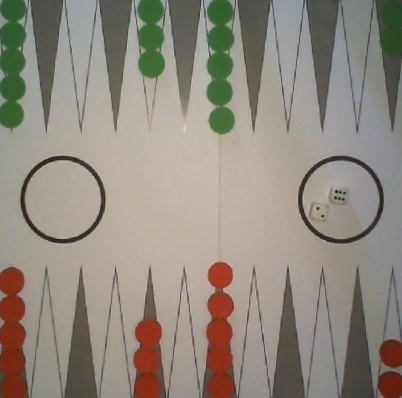
#> input picture selected.jpg, 402 x 398 px
$ jupyter execute dice-detection2.ipynb
#> lines starting #> are read from the running program, lines starting #| are printed output that depends on the picture; after the words box and inside, x2 and y2 are one past the last pixel; in counts of white or black regions, pixels touching at a corner belong together
[cell 1]
import cv2
import numpy as np
import matplotlib.pyplot as plt
from skimage.feature import blob_dog, blob_log, blob_doh
from skimage.io import imread
from skimage.color import rgb2gray

[cell 2]
im = cv2.imread('./selected.jpg')
#> im is the input picture: shape (398, 402, 3); mean B, G, R 126.5, 137.4, 144.7
plt.imshow(im)

[cell 3]
# Detect blobs using Difference of Gaussian (DoG) method
blobs = blob_dog(im, max_sigma=30, threshold=.1)
#> blobs = 283 rows, first 6: [275, 226, 2, 1], [289, 224, 2, 1], [271, 215, 2, 1], [267, 221, 2, 1], [282, 223, 2, 1], [272, 222, 2, 1]
print(blobs)
#> (printed output is left out)

[cell 4]
# Convert coordinates to integer
blobs[:, 2] = blobs[:, 2].astype(int)

# Load original image
image_color = cv2.imread('./selected.jpg')

[cell 5]
print('Shape of blobs:', blobs.shape)
#| Shape of blobs: (283, 4)
print('First few blobs:', blobs[:5])
#| First few blobs: [[275. 226.   2.   1.]
#|  [289. 224.   2.   1.]
#|  [271. 215.   2.   1.]
#|  [267. 221.   2.   1.]
#|  [282. 223.   2.   1.]]

# Iterate over each blob and annotate the image
for blob in blobs:
    y, x, size, _ = blob  # Unpack four values
    size = int(size)
    x = int(x)
    y = int(y)
    # Draw a circle around the blob
    cv2.circle(image_color, (x, y), size, (0, 255, 0), 2)
    # Annotate the blob size
    cv2.putText(image_color, str(size), (x, y), cv2.FONT_HERSHEY_SIMPLEX, 1, (255, 0, 0), 2)
#> this loop made 283 passes
#> (blob, y, x, size) on passes 1 to 3: ([275, 226, 2, 1], 275, 226, 2), ([289, 224, 2, 1], 289, 224, 2), ([271, 215, 2, 1], 271, 215, 2)
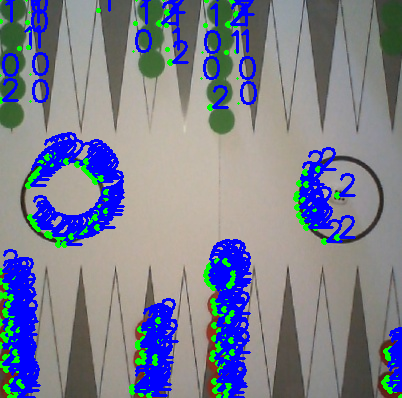
#> image_color: shape (398, 402, 3); 15.97% of pixels changed, all inside (x1, y1, x2, y2) = (0, 0, 402, 398)


$ run again, with circle_0.jpg copied over selected.jpg
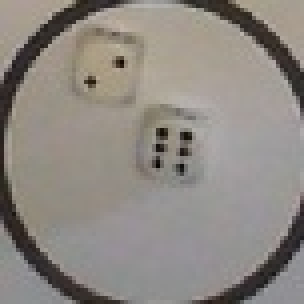
#> input picture circle_0.jpg, 76 x 76 px (shown 4 times larger)
#> im is the input picture: shape (76, 76, 3); mean B, G, R 130.6, 136.6, 142.1
#> blobs = 31 rows, first 6: [0, 17, 2, 1], [0, 60, 2, 1], [16, 0, 2, 1.6], [13, 75, 2, 1.6], [4, 23, 2, 1], [7, 18, 2, 1]
#> (printed output is left out)
#| Shape of blobs: (31, 4)
#| First few blobs: [[ 0.  17.   2.   1. ]
#|  [ 0.  60.   2.   1. ]
#|  [16.   0.   2.   1.6]
#|  [13.  75.   2.   1.6]
#|  [ 4.  23.   2.   1. ]]
#> the loop `for blob in blobs:` made 31 passes
#> (blob, y, x, size) on passes 1 to 8: ([0, 17, 2, 1], 0, 17, 2), ([0, 60, 2, 1], 0, 60, 2), ([16, 0, 2, 1.6], 16, 0, 2), ([13, 75, 2, 1.6], 13, 75, 2), ([4, 23, 2, 1], 4, 23, 2), ([7, 18, 2, 1], 7, 18, 2), ([35, 43, 2, 1], 35, 43, 2), ([75, 17, 2, 1], 75, 17, 2)
#> after the loop `for blob in blobs:`:
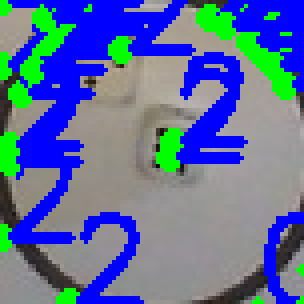
#> image_color: shape (76, 76, 3) (shown 4 times larger); mean B, G, R 156.5, 110.9, 91

$ run again, with circle_1.jpg copied over selected.jpg
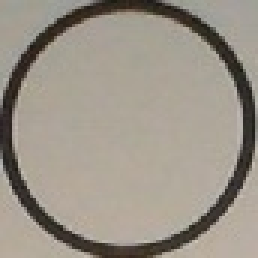
#> input picture circle_1.jpg, 86 x 86 px (shown 3 times larger)
#> im is the input picture: shape (86, 86, 3); mean B, G, R 136.1, 147.5, 154.9
#> blobs = 79 rows, first 6: [85, 28, 2, 1], [50, 85, 2, 1], [85, 55, 2, 1], [34, 85, 2, 1], [55, 0, 2, 1], [31, 0, 2, 1]
#> (printed output is left out)
#| Shape of blobs: (79, 4)
#| First few blobs: [[85. 28.  2.  1.]
#|  [50. 85.  2.  1.]
#|  [85. 55.  2.  1.]
#|  [34. 85.  2.  1.]
#|  [55.  0.  2.  1.]]
#> the loop `for blob in blobs:` made 79 passes
#> (blob, y, x) on passes 1 to 8: ([85, 28, 2, 1], 85, 28), ([50, 85, 2, 1], 50, 85), ([85, 55, 2, 1], 85, 55), ([34, 85, 2, 1], 34, 85), ([55, 0, 2, 1], 55, 0), ([31, 0, 2, 1], 31, 0), ([58, 0, 2, 1.6], 58, 0), ([55, 85, 2, 1.6], 55, 85)
#> after the loop `for blob in blobs:`:
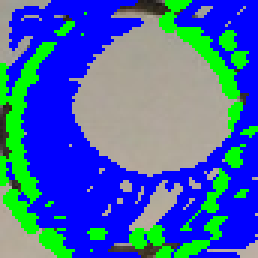
#> image_color: shape (86, 86, 3) (shown 3 times larger); mean B, G, R 174.6, 98.2, 61.7
